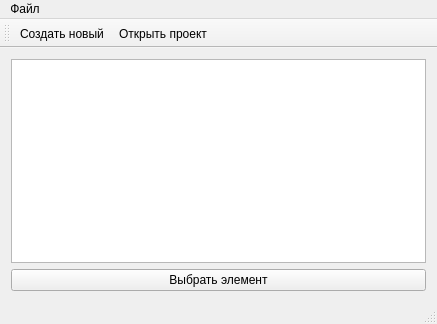
<?xml version="1.0" encoding="UTF-8"?>
<ui version="4.0">
 <class>MainWindow</class>
 <widget class="QMainWindow" name="MainWindow">
  <property name="geometry">
   <rect>
    <x>0</x>
    <y>0</y>
    <width>437</width>
    <height>324</height>
   </rect>
  </property>
  <property name="windowTitle">
   <string>MainWindow</string>
  </property>
  <widget class="QWidget" name="centralWidget">
   <layout class="QVBoxLayout" name="verticalLayout">
    <item>
     <widget class="QListWidget" name="listWidget"/>
    </item>
    <item>
     <widget class="QPushButton" name="pushButton">
      <property name="text">
       <string>Выбрать элемент</string>
      </property>
     </widget>
    </item>
   </layout>
  </widget>
  <widget class="QMenuBar" name="menuBar">
   <property name="geometry">
    <rect>
     <x>0</x>
     <y>0</y>
     <width>437</width>
     <height>21</height>
    </rect>
   </property>
   <widget class="QMenu" name="menu">
    <property name="title">
     <string>Файл</string>
    </property>
    <addaction name="action"/>
    <addaction name="action_2"/>
    <addaction name="action_3"/>
   </widget>
   <addaction name="menu"/>
  </widget>
  <widget class="QToolBar" name="mainToolBar">
   <attribute name="toolBarArea">
    <enum>TopToolBarArea</enum>
   </attribute>
   <attribute name="toolBarBreak">
    <bool>false</bool>
   </attribute>
   <addaction name="action"/>
   <addaction name="action_2"/>
  </widget>
  <widget class="QStatusBar" name="statusBar"/>
  <action name="action">
   <property name="icon">
    <iconset resource="resource.qrc">
     <normaloff>:/rec/img/new.png</normaloff>:/rec/img/new.png</iconset>
   </property>
   <property name="text">
    <string>Создать новый</string>
   </property>
  </action>
  <action name="action_2">
   <property name="icon">
    <iconset resource="resource.qrc">
     <normaloff>:/rec/img/open.png</normaloff>:/rec/img/open.png</iconset>
   </property>
   <property name="text">
    <string>Открыть проект</string>
   </property>
  </action>
  <action name="action_3">
   <property name="icon">
    <iconset resource="resource.qrc">
     <normaloff>:/rec/img/exit.png</normaloff>:/rec/img/exit.png</iconset>
   </property>
   <property name="text">
    <string>Выйти из программы</string>
   </property>
  </action>
 </widget>
 <layoutdefault spacing="6" margin="11"/>
 <resources>
  <include location="resource.qrc"/>
 </resources>
 <connections/>
</ui>
